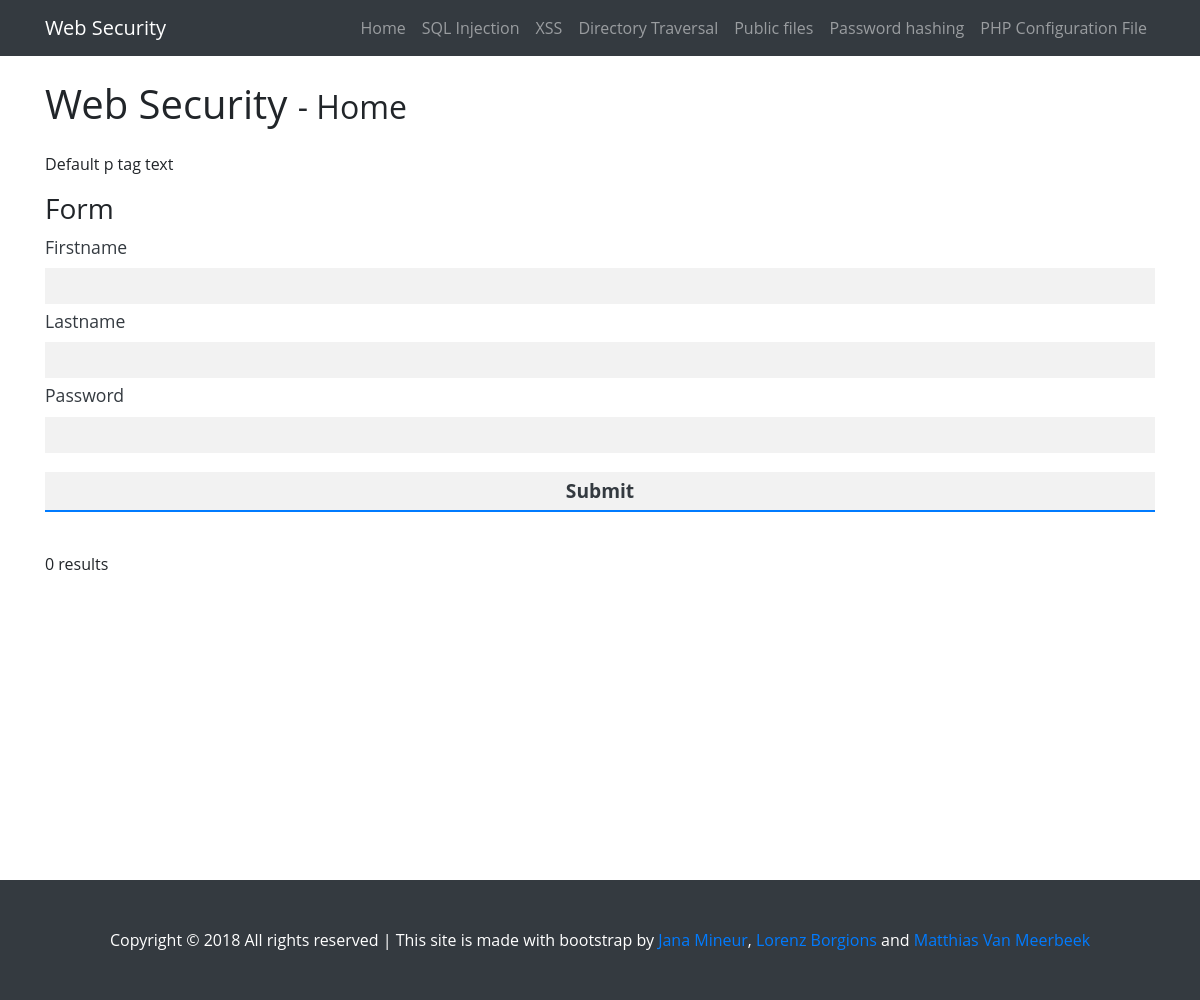
The page /websecurity/test.php on the database as committed earlier.
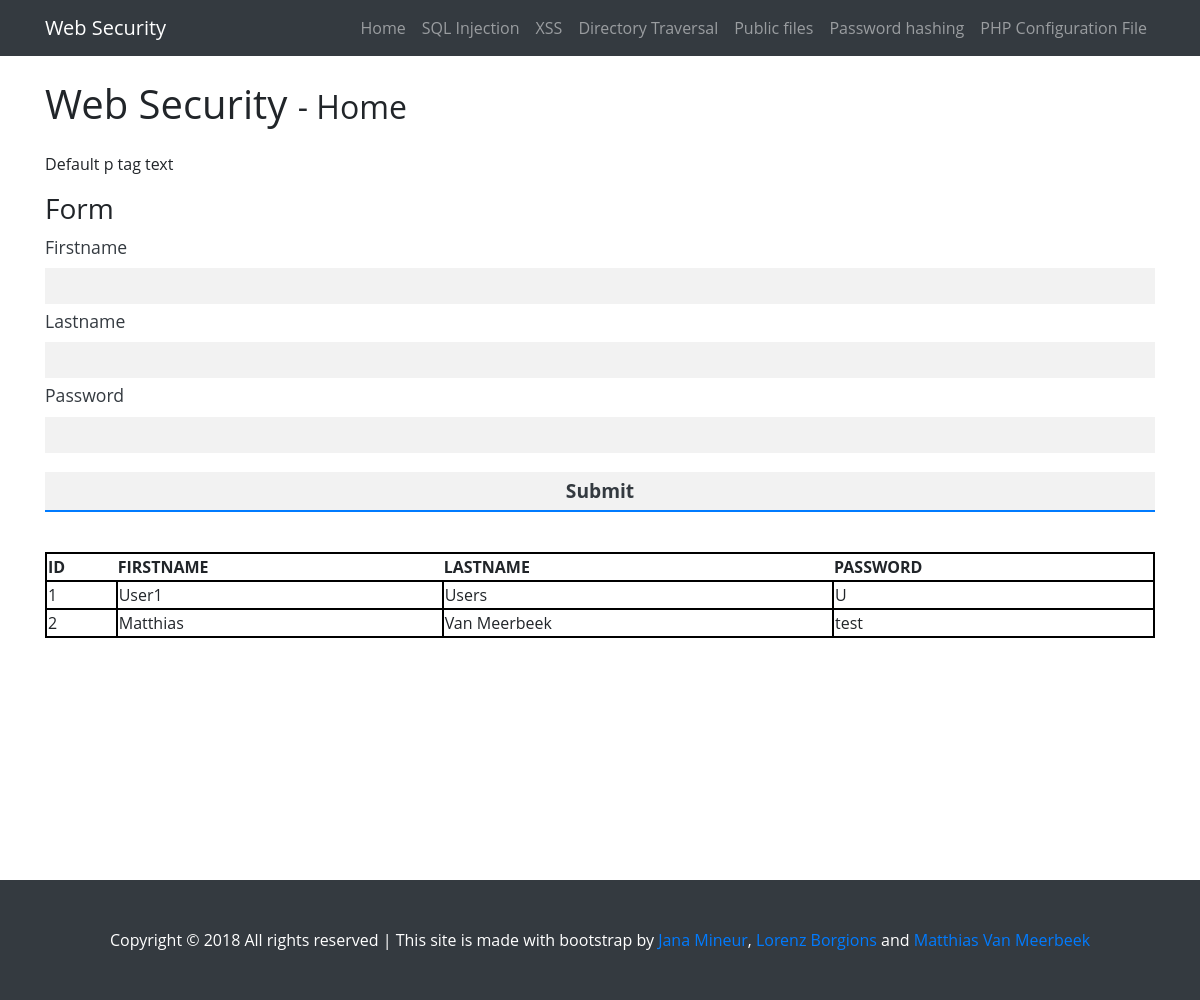
The same page on the database as committed later.
### tables this page shows
CREATE TABLE `users` (
  `id` bigint(20) UNSIGNED NOT NULL,
  `firstname` varchar(128) NOT NULL,
  `lastname` varchar(128) NOT NULL,
  `password` varchar(128) NOT NULL
);

### websecurity/test.php (the view, shortened to what this page needs)
<?php
	include 'dbconn.php';
?>
<!DOCTYPE html>
<html lang="en">
<head>
	<?php
		include 'head.php';
	?>
</head>
<body>
	<?php
		include 'navigation.php';
	?>
	<main>
		<div class="container">
			<h1 class="my-4">Web Security
				<small>- Home</small>
			</h1>
			<p>Default p tag text</p>
			<h3>Form</h3>
			<form action="handlers/test_user_insert.php" method="POST">
				<p>
					<label for="firstname">Firstname</label>
					<input type="text" id="firstname" name="firstname" required/>
				</p>
				<p>
					<label for="lastname">Lastname</label>
					<input type="text" id="lastname" name="lastname" required/>
				</p>
				<p>
					<label for="password">Password</label>
					<input type="password" id="password" name="password" required/>
				</p>
				<input type="submit"/>
			</form>
			<?php
				$sql = "SELECT * FROM users";
				$result = $conn->query($sql);
				if ($result->num_rows > 0) {
					echo "<table><thead><tr><th>ID</th><th>FIRSTNAME</th><th>LASTNAME</th><th>PASSWORD</th></tr></thead><tbody>";
					while($row = $result->fetch_assoc()) {
						echo "<tr><td>" . $row["id"]. " </td><td>" . $row["firstname"]. "</td><td>" . $row["lastname"]. "</td><td>" . $row["password"]. "</td></tr>";
					}
					echo "</tbody></table>";
				} else {
					echo "0 results";
				}
			?>
		</div>
	</main>
	<?php
		include 'footer.php';
	?>
</body>
</html>

### websecurity/head.php (shortened to what this page needs)
<link href="vendor/bootstrap/css/bootstrap.min.css" rel="stylesheet">
<link href="css/3-col-portfolio.css" rel="stylesheet">

### websecurity/navigation.php (shortened to what this page needs)
<nav class="navbar navbar-expand-lg navbar-dark bg-dark fixed-top">
	<div class="container">
		<a class="navbar-brand" href="#">Web Security</a>
		<div class="collapse navbar-collapse" id="navbarResponsive">
			<ul class="navbar-nav ml-auto">
				<li class="nav-item">
					<a class="nav-link" href="index.php">Home</a>
				</li>
				<li class="nav-item">
					<a class="nav-link" href="sqlinjection.php">SQL Injection</a>
				</li>
				<li class="nav-item">
					<a class="nav-link" href="xss.php">XSS</a>
				</li>
				<li class="nav-item">
					<a class="nav-link" href="directorytraversal.php">Directory Traversal</a>
				</li>
				<li class="nav-item">
					<a class="nav-link" href="publicfiles.php">Public files</a>
				</li>
				<li class="nav-item">
					<a class="nav-link" href="passwordhashing.php">Password hashing</a>
				</li>
				<li class="nav-item">
					<a class="nav-link" href="phpconfigurationfile.php">PHP Configuration File</a>
				</li>
			</ul>
		</div>
	</div>
</nav>

### websecurity/footer.php (shortened to what this page needs)
<footer class="py-5 bg-dark">
	<div class="container">
		<p class="m-0 text-center text-white">
			Copyright &copy;
			All rights reserved | This site is made with bootstrap by <a href="" target="_blank">Jana Mineur</a>, <a href="" target="_blank">Lorenz Borgions</a> and <a href="" target="_blank">Matthias Van Meerbeek</a>
			</p>
	</div>
</footer>

### websecurity/css/3-col-portfolio.css (style rules this page uses)
html, body { font-family: 'Open Sans', sans-serif; }
body { padding-top: 54px; }
main { min-height: 100vh; }
nav a { text-align: center; }
table { width: 100%; }
table, tr, td { border: 2px solid black; }
main .container form { margin: 0 auto 40px auto; width: 100%; color: #343A40; }
main .container form p { margin: 4px 0 4px 0; }
main .container label { color: #343A40; font-size: 1.1rem; }
main .container input { margin: 0; padding: 1px; width: 100%; height: 36px; color: #343A40; background-color: #F2F2F2; font-family: 'Open Sans', sans-serif; font-size: 0.9rem; border: 2px solid transparent; -webkit-box-sizing: border-box; -moz-box-sizing: border-box; -o-box-sizing: border-box; -ms-box-sizing: border-box; box-sizing: border-box; }
main .container button, main .container input[type="button"], main .container input[type="submit"] { margin: 15px 0 0 0; width: 100%; height: 40px; color: #343A40; background-color: #F2F2F2; font-family: 'Open Sans', sans-serif; font-size: 1.2rem; font-weight: 700; border: 0 solid transparent; border-top: 2px solid transparent; border-bottom: 2px solid var(--primary); -webkit-transition: background-color 0.1s linear; -moz-transition: background-color 0.1s linear; -o-transition: background-color 0.1s linear; -ms-transition: background-color 0.1s linear; transition: background-color 0.1s linear; }
@media (min-width: 992px) { body { padding-top: 56px; } }

Rows that differ between the two databases and show on the page:
added users: id "1", firstname "User1", lastname "Users", password "U"
added users: id "2", firstname "Matthias", lastname "Van Meerbeek", password "test"
Other text that changed with them:
text no longer shown: "0 results"
text now shown: "ID FIRSTNAME LASTNAME PASSWORD"
